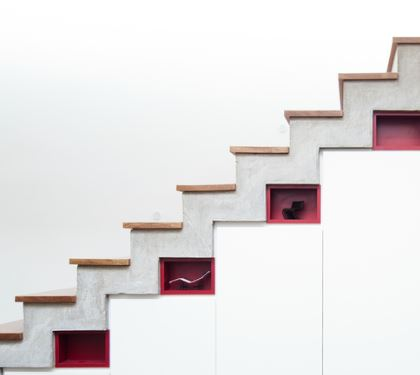
#> input picture data/images/edge2.jpg, 420 x 375 px
$ python sobel.py
#> lines starting #> are read from the running program, lines starting #| are printed output that depends on the picture
"""Sobel edge detection: horizontal, vertical and combined gradients."""

from pathlib import Path

import cv2 as cv
import matplotlib.pyplot as plt

IMAGES = Path(__file__).resolve().parents[2] / "data" / "images"

KERNEL_SIZE = 5


def main():
    image = cv.imread(str(IMAGES / "edge2.jpg"))
#> image is the input picture: shape (375, 420, 3); mean B, G, R 226.1, 225.8, 228.7
    if image is None:
        raise SystemExit("Image not found: data/images/edge2.jpg")
    gray = cv.cvtColor(image, cv.COLOR_BGR2GRAY)
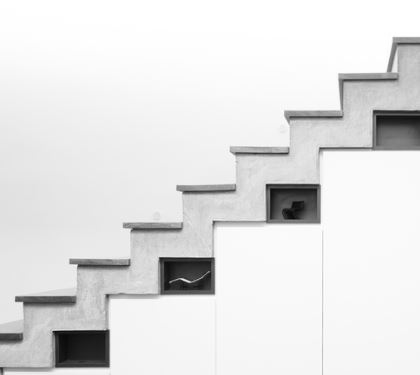
#> gray: shape (375, 420); min 9, max 255, mean 226.7

    results = [
        ("Original", cv.cvtColor(image, cv.COLOR_BGR2RGB)),
        ("Sobel X", cv.Sobel(gray, cv.CV_64F, 1, 0, ksize=KERNEL_SIZE)),
        ("Sobel Y", cv.Sobel(gray, cv.CV_64F, 0, 1, ksize=KERNEL_SIZE)),
        ("Sobel XY", cv.Sobel(gray, cv.CV_64F, 1, 1, ksize=KERNEL_SIZE)),
    ]

    plt.figure(figsize=(10, 10))
    for i, (title, result) in enumerate(results, start=1):
        plt.subplot(2, 2, i)
        plt.imshow(result, cmap="gray")
        plt.title(title)
        plt.axis("off")
#> this loop made 4 passes
#> title on passes 1 to 4: 'Original', 'Sobel X', 'Sobel Y', 'Sobel XY'

    plt.tight_layout()
    plt.show()
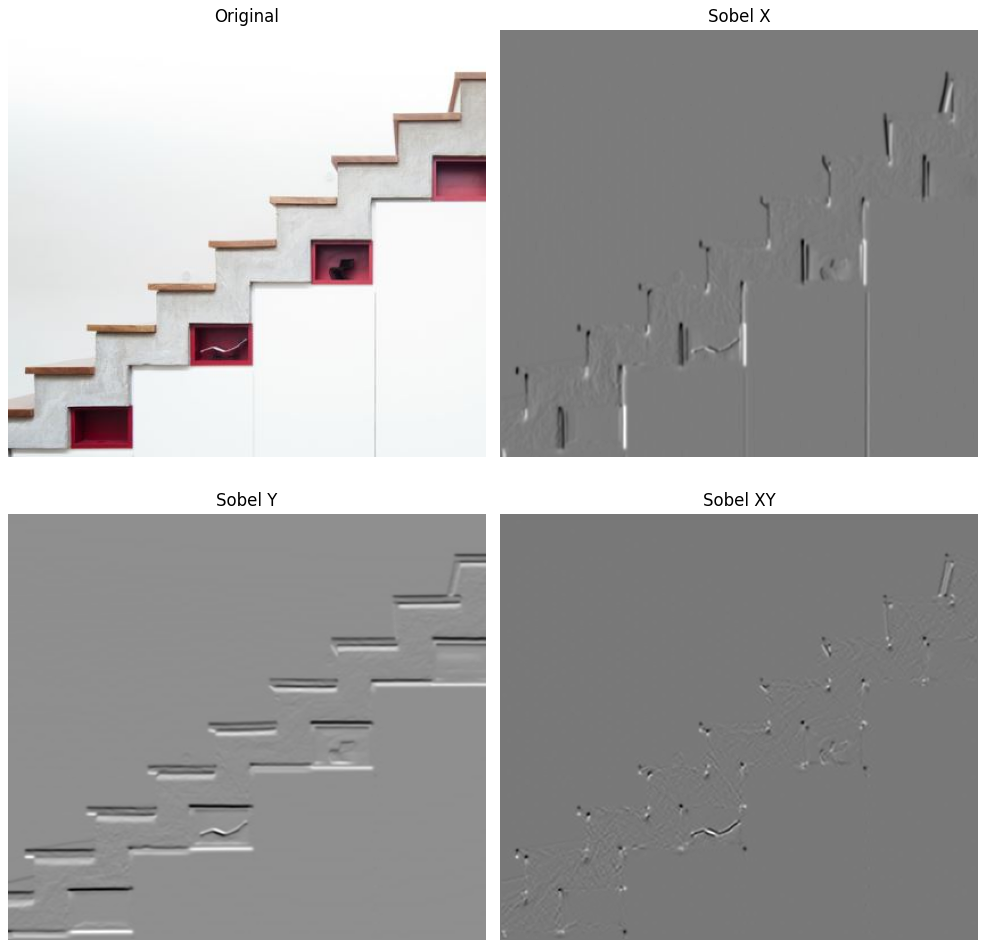
#> figure drawn by matplotlib, 4 panels


if __name__ == "__main__":
    main()
